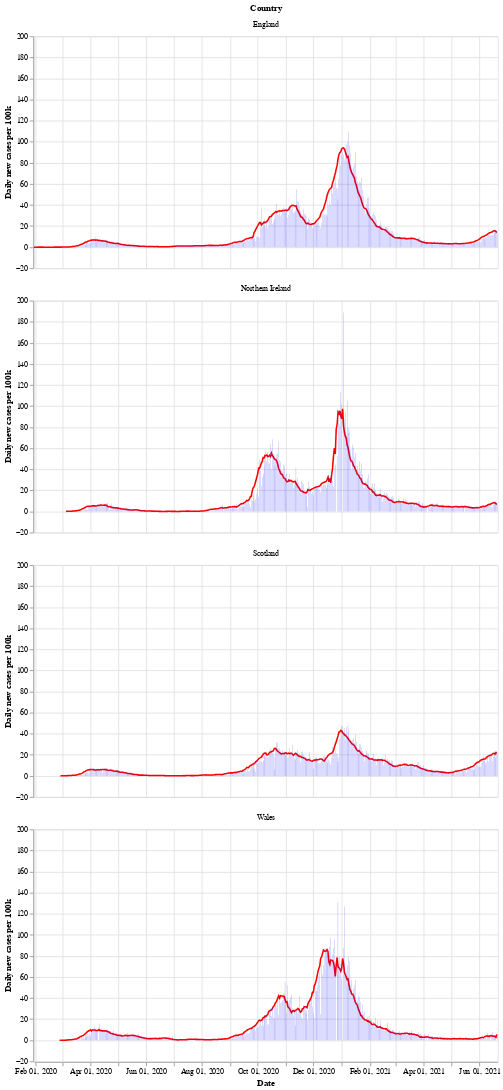

Notebook source saved alongside this figure:
### Markdown cell above
Next is a bar chart of the number of new cases in each country (per 100k population), with the 7 day moving average of cases. Again we see that Wales saw a longer period of raising and falling cases compared to the other countries.

After a period of cases falling, each nation is now seeing a rise in the number of cases - especially in Wales.

### Code cell
# collapse
bars = alt.Chart(uk_cases).mark_bar().encode(
    x=alt.X("yearmonthdate(date):T", axis=alt.Axis(title='Date')),
    y=alt.Y("newCasesRate:Q", axis=alt.Axis(title='Daily new cases per 100k')),
    tooltip='newCasesRate',
    color=alt.condition(
        alt.datum.dailyChange > 0,
        alt.value("orange"),  # The positive color
        alt.value("blue")  # The negative color
    )
).properties(title='New cases per 100k population with rolling 7 day average', width=600).interactive()
line = alt.Chart(uk_cases).mark_line(
    color='red',
    size=2,
).transform_window(
    rolling_mean='mean(newCasesRate)',
    frame=[0, 7],
    groupby=['areaName']
).encode(
    x='yearmonthdate(date):T',
    y='rolling_mean:Q'
)
alt.layer(line, bars, data=uk_cases).facet(alt.Row('areaName', title='Country'), columns=1)

### Figure 1 — Vega-Lite specification as saved in the notebook (floating-point values rounded to 4 significant figures; data arrays with more than 128 entries replaced by an {"elided": "..."} marker saying what was removed)
{"config": {"view": {"continuousWidth": 400, "continuousHeight": 300}}, "data": {"name": "data-5faab6405707b3cf308dbd20483281d6"}, "facet": {"type": "nominal", "field": "areaName", "title": "Country"}, "spec": {"layer": [{"mark": {"type": "line", "color": "red", "size": 2}, "encoding": {"x": {"type": "temporal", "field": "date", "timeUnit": "yearmonthdate"}, "y": {"type": "quantitative", "field": "rolling_mean"}}, "transform": [{"window": [{"op": "mean", "field": "newCasesRate", "as": "rolling_mean"}], "frame": [0, 7], "groupby": ["areaName"]}]}, {"mark": "bar", "encoding": {"color": {"condition": {"value": "orange", "test": "(datum.dailyChange > 0)"}, "value": "blue"}, "tooltip": {"type": "quantitative", "field": "newCasesRate"}, "x": {"type": "temporal", "axis": {"title": "Date"}, "field": "date", "timeUnit": "yearmonthdate"}, "y": {"type": "quantitative", "axis": {"title": "Daily new cases per 100k"}, "field": "newCasesRate"}}, "selection": {"selector002": {"type": "interval", "bind": "scales", "encodings": ["x", "y"]}}, "title": "New cases per 100k population with rolling 7 day average", "width": 600}]}, "columns": 1, "$schema": "https://vega.github.io/schema/vega-lite/v4.8.1.json", "datasets": {"data-5faab6405707b3cf308dbd20483281d6": {"elided": "1940 records"}}}
